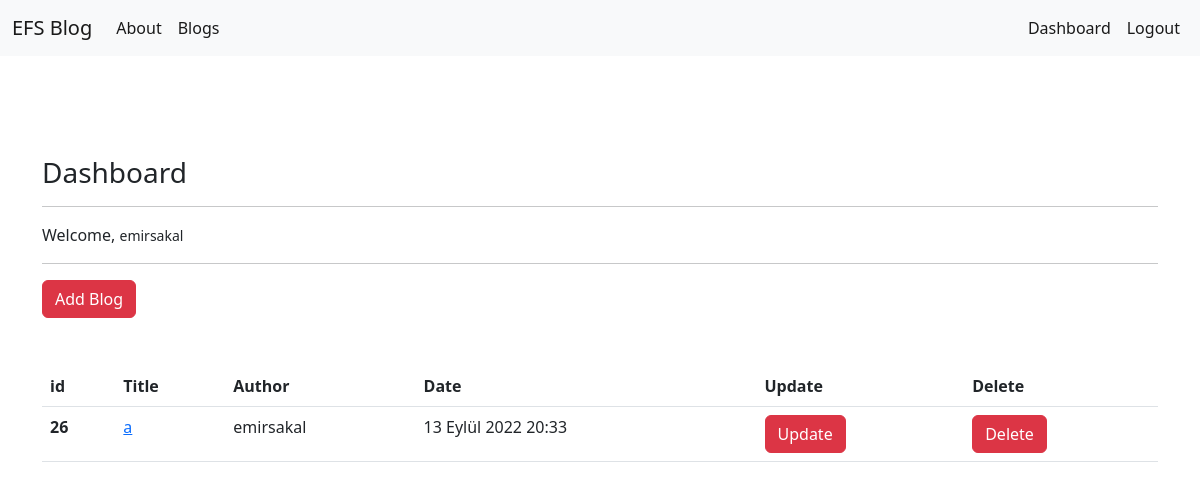
Before: /blogs/dashboard/ (signed in) with the older database file.
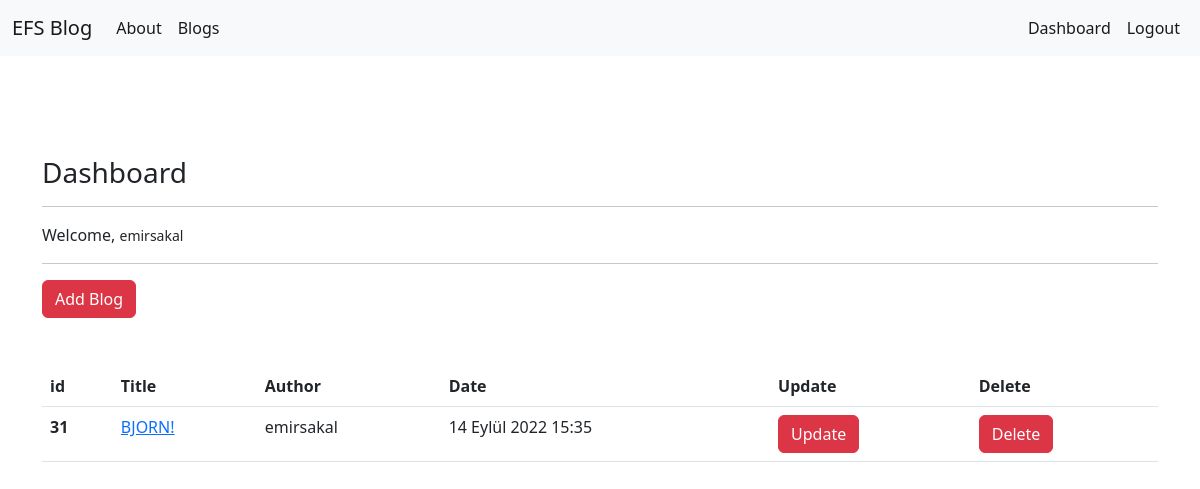
After: the same page with the newer database file.
### article/models.py (models this page shows, shortened)
class Article(models.Model):
    author = models.ForeignKey("auth.User", on_delete = models.CASCADE,verbose_name= "Author ")
    title = models.CharField(max_length = 50, verbose_name= "Title ")
    content = RichTextField()
    created_date = models.DateTimeField(auto_now_add=True, verbose_name= "Created Date")
    article_image = models.FileField(blank = True,null = True,verbose_name="Image")

### article/views.py (the view)
# urls.py: path('dashboard/',views.dashboard,name = "dashboard"),
@login_required(login_url="user:login")
def dashboard(request):
    articles = Article.objects.filter(author = request.user)
    context = {
        "articles" : articles
    }
    return render(request,"dashboard.html",context)

### templates/dashboard.html
{% extends 'layout.html' %}
{% block body %}
<h3> Dashboard </h3>
<hr>
<p>
    Welcome, <small>{{request.user.username}}</small>
</p>
<hr>
<a class = "btn btn-danger" href = "/blogs/addblog"> Add Blog </a>
<br><br><br>
{% if articles %}
    <table class="table">
        <thead>
        <tr>
            <th scope="col">id</th>
            <th scope="col">Title</th>
            <th scope="col">Author</th>
            <th scope="col">Date</th>
            <th scope="col">Update</th>
            <th scope="col">Delete</th>
        </tr>
        </thead>
        <tbody>
            {% for article in articles %}
                <tr>
                    <th scope="row">{{article.id}}</th>
                    <td><a href = "/blogs/blog/{{article.id}}">{{article.title}}</a></td>
                    <td>{{article.author.username}}</td>
                    <td>{{article.created_date}}</td>
                    <td><a href="/blogs/update/{{article.id}}" class = "btn btn-danger">Update</a></td>
                    <td><a href="/blogs/delete/{{article.id}}" class = "btn btn-danger">Delete</a></td>
                </tr>
            {% endfor %}
        </tbody>
    </table>
{% else %}
    <div class ="alert alert-danger"> You did not write any blog.</div>
{% endif %}
{% endblock body %}

### templates/layout.html (shortened to what this page needs)
<!DOCTYPE html>
{% load static %}
<html lang="en">
<head>
    <link rel="stylesheet" href="{% static 'css/bootstrap.min.css' %}">
</head>
<body>
    {% include "includes/navbar.html" %}
    <div style = "margin-top : 100px; margin-bottom:50px" class = "container">
        {% block body %}
        {% endblock body %}
    </div>
</body>
</html>

### templates/includes/navbar.html (shortened to what this page needs)
<nav class="navbar navbar-expand-lg bg-light">
    <div class="container-fluid">
      <a class="navbar-brand" href="/">EFS Blog</a>
      <div class="collapse navbar-collapse" id="navbarNav">
        <ul class="navbar-nav me-auto">
          <li class="nav-item">
            <a class="nav-link active" aria-current="page" href="/about">About</a>
          </li>
          <li class="nav-item">
            <a class="nav-link active" aria-current="page" href="/blogs">Blogs</a>
          </li>
        </ul>
        <ul class="navbar-nav ms-auto">
          {% if request.user.is_authenticated %}
            <li class="nav-item">
              <a class="nav-link active" aria-current="page" href="/blogs/dashboard">Dashboard</a>
            </li>
            <li class="nav-item">
              <a class="nav-link active" aria-current="page" href="/user/logout">Logout</a>
            </li>
          {% endif %}
        </ul>
      </div>
    </div>
  </nav>

Changed rows visible on the page:
removed Article: id "26", title "a", author.username "emirsakal", created_date "13 Eylül 2022 20:33"
added Article: id "31", title "BJORN!", author.username "emirsakal", created_date "14 Eylül 2022 15:35"
